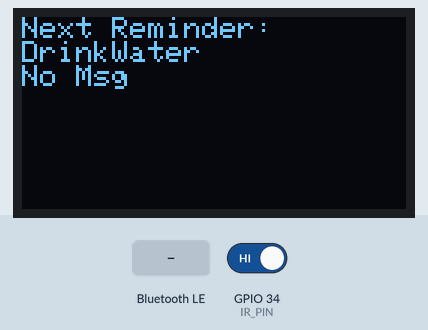
A sketch run on a simulated ESP32. On the bench: 128×64 one-colour display. The test bench sets the inputs (shaded band); at power-on: GPIO 34 (IR_PIN) HIGH. Nothing arrives over Bluetooth unless stated; a phone connects over Bluetooth LE 3 s after start; what the sketch prints to the serial monitor is not drawn.

Above: at 1.2 s.
1.3 s: GPIO 34 (IR_PIN) driven LOW
At 2.1 s:
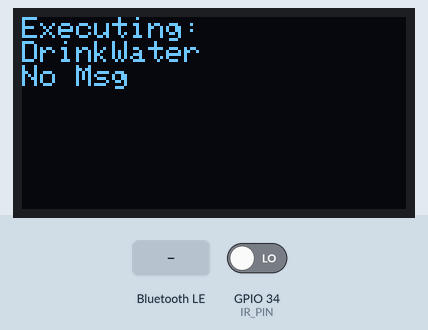
At 3.9 s:
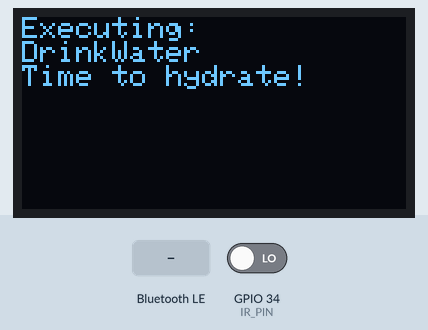
4.3 s: Bluetooth LE write "3" received
7.3 s: GPIO 34 (IR_PIN) driven HIGH
8.8 s: GPIO 34 (IR_PIN) driven LOW
At 10.1 s:
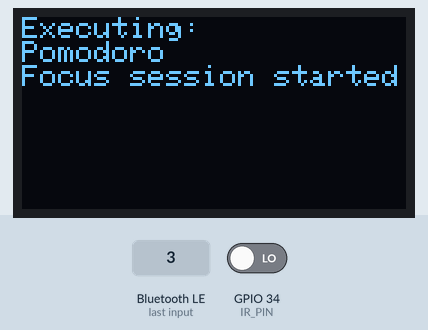
Timing chart, 0 to 11.8 s (numbered marks = the images above; inputs shaded):
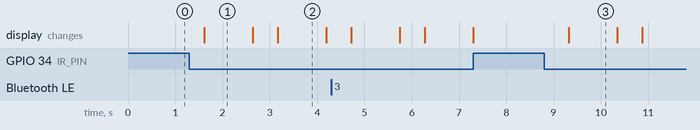

The sketch:

Json_parse_action__.ino
```cpp
#include <Wire.h>
#include <Adafruit_GFX.h>
#include <Adafruit_SSD1306.h>
#include <ArduinoJson.h>
#include <BLEDevice.h>
#include <BLEUtils.h>
#include <BLEServer.h>
#include <time.h>

// ===== OLED Settings =====
#define SCREEN_WIDTH 128
#define SCREEN_HEIGHT 64
Adafruit_SSD1306 display(SCREEN_WIDTH, SCREEN_HEIGHT, &Wire, -1);

// ===== IR Sensor =====
#define IR_PIN 34

// ===== BLE UUIDs =====
#define SERVICE_UUID        "12345678-1234-1234-1234-1234567890ab"
#define CHARACTERISTIC_UUID "87654321-4321-4321-4321-ba0987654321"

// ===== Frost JSON =====
const char *jsonData = R"rawliteral(
{
  "reminders": [
    {
      "ReminderID": "hydration",
      "Type": "DrinkWater",
      "Enabled": true,
      "StartTime": "3HRS",
      "RelativeTrigger": "if user skipped drinkwater1 ,trigger 2(skipped) ,trigger3",
      "definedByUser": true,
      "DisplayImage": null,
      "TextMessage": null,
      "VoiceMessageID": null,
      "Priority": null,
      "DisplayDurationSec": null,
      "AudioFileID": null
    },
    {
      "ReminderID": "drink_water_1",
      "Type": "DrinkWater",
      "Enabled": true,
      "RelativeTrigger": "if user responded for trigger 1 skip 2,3,reset the countdown",
      "DisplayImage": "Image1",
      "TextMessage": "Time to hydrate!",
      "VoiceMessageID": "msg1",
      "Priority": 3,
      "DisplayDurationSec": 60,
      "AudioFileID": "beep1"
    },
    {
      "ReminderID": "drink_water_2",
      "Type": "DrinkWater",
      "Enabled": true,
      "RelativeTrigger": "if user responded for trigger 2, skip 3 reset the countdown",
      "DisplayImage": "Image2",
      "TextMessage": "Sip break!",
      "VoiceMessageID": "msg2",
      "Priority": 3,
      "DisplayDurationSec": 60,
      "AudioFileID": "beep1"
    },
    {
      "ReminderID": "drink_water_3",
      "Type": "DrinkWater",
      "Enabled": true,
      "RelativeTrigger": "if user responded for trigger 3, reset countdown",
      "DisplayImage": "Image3",
      "TextMessage": "Please drink!",
      "VoiceMessageID": "msg3",
      "Priority": 3,
      "DisplayDurationSec": 60,
      "AudioFileID": "beep1"
    },
    {
      "ReminderID": "pomodoro",
      "Type": "Pomodoro",
      "Enabled": true,
      "StartTime": "20m",
      "RelativeTrigger": "within the phases 1,2,3",
      "definedByUser": true,
      "TimeSlots": ["09:00-11:00", "12:00-13:15", "15:00-16:00"],
      "Constraints": "phase1=a-b, phase2=c-d, phase3=e-f",
      "DisplayImage": "Iclock with progressive bar",
      "TextMessage": "Focus session started",
      "VoiceMessageID": "msg4",
      "Priority": 4,
      "AudioFileID": "beep2"
    },
    {
      "ReminderID": "place_bottle",
      "Type": "PlaceBottle",
      "Enabled": true,
      "RelativeTrigger": "quick response if hydration enabled",
      "DisplayImage": "Place bottle on dock",
      "TextMessage": "Place the bottle on the dock",
      "VoiceMessageID": "msg5",
      "Priority": 5,
      "AudioFileID": "beep3"
    },
    {
      "ReminderID": "clean_bottle_1",
      "Type": "CleanBottle",
      "Enabled": true,
      "RelativeTrigger": "after setup of device, every 2 days once",
      "DisplayImage": "Image5",
      "TextMessage": "Cleaning recommended",
      "VoiceMessageID": "msg6",
      "Priority": 2,
      "DisplayDurationSec": 60,
      "AudioFileID": "beep4"
    },
    {
      "ReminderID": "clean_bottle_2",
      "Type": "CleanBottle",
      "Enabled": true,
      "RelativeTrigger": "after setup of device, every 3 days once",
      "DisplayImage": "Image6",
      "TextMessage": "Must clean the bottle",
      "VoiceMessageID": "msg7",
      "Priority": 2,
      "AudioFileID": "beep4"
    },
    {
      "ReminderID": "healing",
      "Type": "Healing",
      "Enabled": true,
      "RelativeTrigger": "after setup of device, 30 min",
      "DisplayImage": "Image7",
      "TextMessage": "Water is getting energised",
      "VoiceMessageID": "msg8",
      "Priority": 1,
      "DisplayDurationSec": 20,
      "AudioFileID": "no_beep"
    },
    {
      "ReminderID": "dnd_block",
      "Type": "DND",
      "Enabled": true,
      "StartTime": "23:00",
      "RelativeTrigger": "if user activates",
      "TimeInterval": "7hrs",
      "SpecialWindowFrom": "19:00",
      "SpecialWindowTo": "07:00",
      "Priority": 0
    },
    {
      "ReminderID": "medication_1",
      "Type": "Medication",
      "Enabled": true,
      "TimeSlots": ["08:00", "14:00", "20:00"],
      "DisplayImage": "Image8",
      "TextMessage": "Take Medication A",
      "VoiceMessageID": "msg10",
      "Priority": 1,
      "DisplayDurationSec": 100,
      "AudioFileID": "beep5"
    },
    {
      "ReminderID": "medication_2",
      "Type": "Medication",
      "Enabled": true,
      "TimeSlots": ["08:00", "14:00", "20:00"],
      "DisplayImage": "Image8",
      "TextMessage": "Take Medication B",
      "VoiceMessageID": "msg11",
      "Priority": 1,
      "DisplayDurationSec": 100,
      "AudioFileID": "beep5"
    },
    {
      "ReminderID": "medication_3",
      "Type": "Medication",
      "Enabled": true,
      "TimeSlots": ["08:00", "14:00", "20:00"],
      "DisplayImage": "Image8",
      "TextMessage": "Take Medication C",
      "VoiceMessageID": "msg12",
      "Priority": 1,
      "DisplayDurationSec": 100,
      "AudioFileID": "beep5"
    },
    {
      "ReminderID": "medication_4",
      "Type": "Medication",
      "Enabled": true,
      "TimeSlots": ["08:00", "14:00", "20:00"],
      "DisplayImage": "Image8",
      "TextMessage": "Take Medication D",
      "VoiceMessageID": "msg13",
      "Priority": 1,
      "DisplayDurationSec": 100,
      "AudioFileID": "beep5"
    },
    {
      "ReminderID": "medication_5",
      "Type": "Medication",
      "Enabled": true,
      "TimeSlots": ["08:00", "14:00", "20:00"],
      "DisplayImage": "Image8",
      "TextMessage": "Take Medication E",
      "VoiceMessageID": "msg14",
      "Priority": 1,
      "DisplayDurationSec": 100,
      "AudioFileID": "beep5"
    },
    {
      "ReminderID": "stretch",
      "Type": "Exercise",
      "Enabled": true,
      "RelativeTrigger": "after activation, every 45 min",
      "DisplayImage": "Image9",
      "TextMessage": "Time to relax and stretch",
      "DisplayDurationSec": 120,
      "AudioFileID": "beep6"
    },
    {
      "ReminderID": "short_break",
      "Type": "Break",
      "Enabled": true,
      "RelativeTrigger": "if pomodoro enabled, every 20 min",
      "TextMessage": "Time to take a break",
      "DisplayDurationSec": 300,
      "AudioFileID": "beep2"
    },
    {
      "ReminderID": "meditation",
      "Type": "Meditation",
      "Enabled": true,
      "RelativeTrigger": "after activation, daily",
      "TimeSlots": ["06:00-07:00"],
      "DisplayImage": "Image10",
      "TextMessage": "Time to improve mental health",
      "DisplayDurationSec": 3600,
      "AudioFileID": "beep7"
    },
    {
      "ReminderID": "short_walk",
      "Type": "Exercise",
      "Enabled": true,
      "RelativeTrigger": "after activation, every 2 hrs",
      "DisplayImage": "Image11",
      "TextMessage": "Time to get up and walk",
      "DisplayDurationSec": 90,
      "AudioFileID": "beep8"
    }
  ]
}
)rawliteral";

// JSON buffer (tuned for large Frost JSON)
DynamicJsonDocument doc(24576);
JsonArray reminders;
int currentReminder = 0;   // Tracks active reminder
bool timeSynced = false;

// ===== BLE Callback to Receive Time =====
class TimeCallback : public BLECharacteristicCallbacks {
  void onWrite(BLECharacteristic *pCharacteristic) {
    String value = pCharacteristic->getValue();   // Arduino String
    if (value.length() > 0) {
      Serial.print("Received Time via BLE: ");
      Serial.println(value);

      // Expect format: "HH:MM:SS"
      int hh, mm, ss;
      if (sscanf(value.c_str(), "%d:%d:%d", &hh, &mm, &ss) == 3) {
        struct tm tm_time = {};
        tm_time.tm_hour = hh;
        tm_time.tm_min  = mm;
        tm_time.tm_sec  = ss;
        tm_time.tm_mday = 1;
        tm_time.tm_mon  = 0;
        tm_time.tm_year = 120; // 2020 baseline (dummy)

        time_t t = mktime(&tm_time);
        struct timeval now = { .tv_sec = t };
        settimeofday(&now, NULL);

        timeSynced = true;
        Serial.println("System time updated!");
      }
    }
  }
};

void setup() {
  Serial.begin(115200);
  pinMode(IR_PIN, INPUT);

  // OLED init
  if (!display.begin(SSD1306_SWITCHCAPVCC, 0x3C)) {
    Serial.println(F("SSD1306 allocation failed"));
    for (;;);
  }
  display.clearDisplay();
  display.setTextSize(1);
  display.setTextColor(SSD1306_WHITE);

  // Parse JSON
  DeserializationError error = deserializeJson(doc, jsonData);
  if (error) {
    Serial.println(F("Failed to parse JSON"));
    return;
  }
  reminders = doc["reminders"].as<JsonArray>();

  // ===== Start BLE =====
  BLEDevice::init("ESP32_TimeSync");
  BLEServer *pServer = BLEDevice::createServer();
  BLEService *pService = pServer->createService(SERVICE_UUID);

  BLECharacteristic *pCharacteristic = pService->createCharacteristic(
      CHARACTERISTIC_UUID,
      BLECharacteristic::PROPERTY_WRITE
  );
  pCharacteristic->setCallbacks(new TimeCallback());
  pService->start();

  BLEAdvertising *pAdvertising = BLEDevice::getAdvertising();
  pAdvertising->addServiceUUID(SERVICE_UUID);
  BLEDevice::startAdvertising();

  Serial.println("BLE Time Sync Ready. Use phone to send HH:MM:SS");

  // Show first reminder
  showReminder(currentReminder);
}

void loop() {
  int irValue = digitalRead(IR_PIN);

  if (irValue == LOW) {  // IR triggered
    Serial.println("IR Triggered!");

    // Execute current reminder
    executeReminder(currentReminder);

    // Move to next reminder (wrap at end)
    currentReminder++;
    if (currentReminder >= reminders.size()) {
      currentReminder = 0;
    }

    delay(1000);  // debounce
    showReminder(currentReminder);
  }

  // Show clock if time synced
  if (timeSynced) {
    time_t now;
    struct tm timeinfo;
    time(&now);
    localtime_r(&now, &timeinfo);

    char buf[16];
    strftime(buf, sizeof(buf), "%H:%M:%S", &timeinfo);

    display.setCursor(0, 50);
    display.println(buf);
    display.display();
  }

  delay(500);
}

// ===== Display next reminder info =====
void showReminder(int index) {
  display.clearDisplay();
  if (index < reminders.size()) {
    JsonObject reminder = reminders[index];
    String id   = reminder["ReminderID"] | "Unknown";
    String type = reminder["Type"] | "Unknown";
    String text = reminder["TextMessage"] | "No Msg";

    display.setCursor(0, 0);
    display.println("Next Reminder:");
    display.println(type);
    display.println(text);
    display.display();

    Serial.print("Upcoming: ");
    Serial.print(id);
    Serial.print(" - ");
    Serial.println(text);
  }
}

// ===== Execute reminder =====
void executeReminder(int index) {
  if (index < reminders.size()) {
    JsonObject reminder = reminders[index];
    String id   = reminder["ReminderID"] | "Unknown";
    String type = reminder["Type"] | "Unknown";
    String text = reminder["TextMessage"] | "No Msg";

    display.clearDisplay();
    display.setCursor(0, 0);
    display.println("Executing:");
    display.println(type);
    display.println(text);
    display.display();

    Serial.print("Executing: ");
    Serial.print(id);
    Serial.print(" - ");
    Serial.println(text);
  }
}
```

Measured:
- after the input at 1.3 s, the display: changes after 0.31 s (image 1)
- after the input at 7.3 s, every drawn part: stays the same
- after the input at 8.8 s, the display: changes after 0.52 s (image 3)
- what the display in image 1 shows lasts 1.0 s, from 1.6 s to 2.6 s
